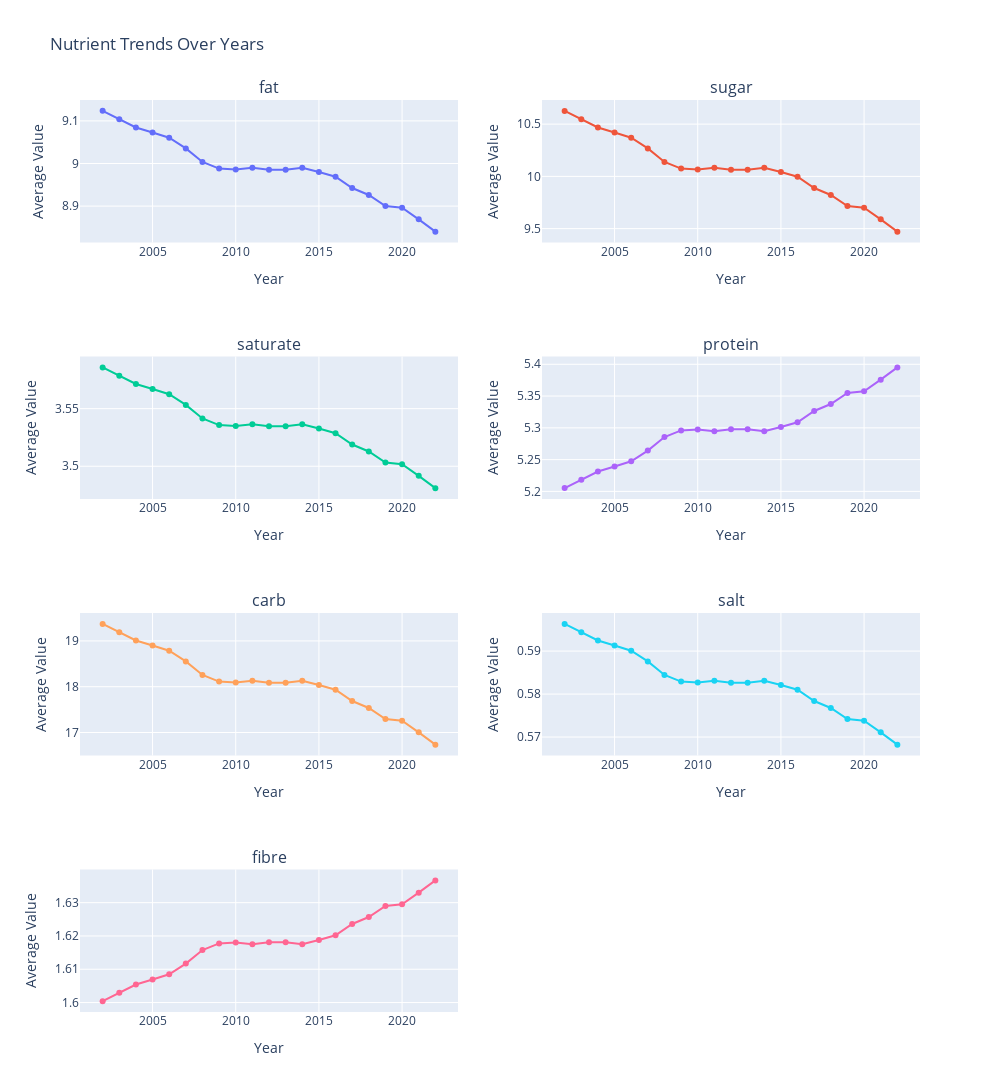

This figure's notebook cell:
### Code cell
from plotly.subplots import make_subplots
import plotly.graph_objects as go
import math

cols = 2
rows = math.ceil(len(mean_nutrients_df.index) / cols)
fig = make_subplots(rows=rows, cols=cols, subplot_titles=mean_nutrients_df.index)
for i, nutrient in enumerate(mean_nutrients_df.index, start=1):
    row = ((i - 1) // cols) + 1
    col = ((i - 1) % cols) + 1
    
    fig.add_trace(
        go.Scatter(x=mean_nutrients_df.columns, y=mean_nutrients_df.loc[nutrient], mode='lines+markers', name=nutrient),
        row=row, col=col
    )

fig.update_layout(height=400*rows, width=1000, title_text="Nutrient Trends Over Years", showlegend=False)
fig.update_xaxes(title_text='Year')
fig.update_yaxes(title_text='Average Value')

fig.show()

### Figure 1 — Plotly figure (JSON) as saved in the notebook; plotly's stock layout.template omitted (floating-point values rounded to 4 significant figures)
{"data": [{"mode": "lines+markers", "name": "fat", "type": "scatter", "x": [2002, 2003, 2004, 2005, 2006, 2007, 2008, 2009, 2010, 2011, 2012, 2013, 2014, 2015, 2016, 2017, 2018, 2019, 2020, 2021, 2022], "xaxis": "x", "y": [9.123, 9.104, 9.084, 9.073, 9.06, 9.035, 9.004, 8.988, 8.986, 8.99, 8.985, 8.985, 8.99, 8.98, 8.969, 8.943, 8.926, 8.9, 8.896, 8.869, 8.84], "yaxis": "y"}, {"mode": "lines+markers", "name": "sugar", "type": "scatter", "x": [2002, 2003, 2004, 2005, 2006, 2007, 2008, 2009, 2010, 2011, 2012, 2013, 2014, 2015, 2016, 2017, 2018, 2019, 2020, 2021, 2022], "xaxis": "x2", "y": [10.63, 10.55, 10.47, 10.42, 10.37, 10.27, 10.14, 10.08, 10.07, 10.08, 10.06, 10.06, 10.08, 10.04, 9.997, 9.889, 9.822, 9.717, 9.701, 9.589, 9.471], "yaxis": "y2"}, {"mode": "lines+markers", "name": "saturate", "type": "scatter", "x": [2002, 2003, 2004, 2005, 2006, 2007, 2008, 2009, 2010, 2011, 2012, 2013, 2014, 2015, 2016, 2017, 2018, 2019, 2020, 2021, 2022], "xaxis": "x3", "y": [3.586, 3.579, 3.571, 3.567, 3.563, 3.553, 3.541, 3.536, 3.535, 3.537, 3.535, 3.535, 3.536, 3.533, 3.529, 3.519, 3.513, 3.503, 3.502, 3.492, 3.481], "yaxis": "y3"}, {"mode": "lines+markers", "name": "protein", "type": "scatter", "x": [2002, 2003, 2004, 2005, 2006, 2007, 2008, 2009, 2010, 2011, 2012, 2013, 2014, 2015, 2016, 2017, 2018, 2019, 2020, 2021, 2022], "xaxis": "x4", "y": [5.205, 5.218, 5.231, 5.239, 5.247, 5.264, 5.286, 5.296, 5.297, 5.295, 5.298, 5.298, 5.295, 5.301, 5.309, 5.326, 5.338, 5.355, 5.357, 5.376, 5.395], "yaxis": "y4"}, {"mode": "lines+markers", "name": "carb", "type": "scatter", "x": [2002, 2003, 2004, 2005, 2006, 2007, 2008, 2009, 2010, 2011, 2012, 2013, 2014, 2015, 2016, 2017, 2018, 2019, 2020, 2021, 2022], "xaxis": "x5", "y": [19.37, 19.19, 19.01, 18.9, 18.79, 18.55, 18.26, 18.11, 18.09, 18.13, 18.09, 18.09, 18.13, 18.04, 17.93, 17.69, 17.54, 17.3, 17.26, 17.0, 16.74], "yaxis": "y5"}, {"mode": "lines+markers", "name": "salt", "type": "scatter", "x": [2002, 2003, 2004, 2005, 2006, 2007, 2008, 2009, 2010, 2011, 2012, 2013, 2014, 2015, 2016, 2017, 2018, 2019, 2020, 2021, 2022], "xaxis": "x6", "y": [0.5963, 0.5944, 0.5925, 0.5913, 0.5901, 0.5876, 0.5844, 0.5829, 0.5827, 0.5831, 0.5826, 0.5826, 0.5831, 0.5821, 0.581, 0.5784, 0.5768, 0.5742, 0.5738, 0.5711, 0.5682], "yaxis": "y6"}, {"mode": "lines+markers", "name": "fibre", "type": "scatter", "x": [2002, 2003, 2004, 2005, 2006, 2007, 2008, 2009, 2010, 2011, 2012, 2013, 2014, 2015, 2016, 2017, 2018, 2019, 2020, 2021, 2022], "xaxis": "x7", "y": [1.6, 1.603, 1.605, 1.607, 1.608, 1.612, 1.616, 1.618, 1.618, 1.617, 1.618, 1.618, 1.617, 1.619, 1.62, 1.624, 1.626, 1.629, 1.629, 1.633, 1.637], "yaxis": "y7"}], "layout": {"annotations": [{"font": {"size": 16}, "showarrow": false, "text": "fat", "x": 0.225, "xanchor": "center", "xref": "paper", "y": 1, "yanchor": "bottom", "yref": "paper"}, {"font": {"size": 16}, "showarrow": false, "text": "sugar", "x": 0.775, "xanchor": "center", "xref": "paper", "y": 1, "yanchor": "bottom", "yref": "paper"}, {"font": {"size": 16}, "showarrow": false, "text": "saturate", "x": 0.225, "xanchor": "center", "xref": "paper", "y": 0.7188, "yanchor": "bottom", "yref": "paper"}, {"font": {"size": 16}, "showarrow": false, "text": "protein", "x": 0.775, "xanchor": "center", "xref": "paper", "y": 0.7188, "yanchor": "bottom", "yref": "paper"}, {"font": {"size": 16}, "showarrow": false, "text": "carb", "x": 0.225, "xanchor": "center", "xref": "paper", "y": 0.4375, "yanchor": "bottom", "yref": "paper"}, {"font": {"size": 16}, "showarrow": false, "text": "salt", "x": 0.775, "xanchor": "center", "xref": "paper", "y": 0.4375, "yanchor": "bottom", "yref": "paper"}, {"font": {"size": 16}, "showarrow": false, "text": "fibre", "x": 0.225, "xanchor": "center", "xref": "paper", "y": 0.1562, "yanchor": "bottom", "yref": "paper"}], "height": 1600, "showlegend": false, "title": {"text": "Nutrient Trends Over Years"}, "width": 1000, "xaxis": {"anchor": "y", "domain": [0, 0.45], "title": {"text": "Year"}}, "xaxis2": {"anchor": "y2", "domain": [0.55, 1], "title": {"text": "Year"}}, "xaxis3": {"anchor": "y3", "domain": [0, 0.45], "title": {"text": "Year"}}, "xaxis4": {"anchor": "y4", "domain": [0.55, 1], "title": {"text": "Year"}}, "xaxis5": {"anchor": "y5", "domain": [0, 0.45], "title": {"text": "Year"}}, "xaxis6": {"anchor": "y6", "domain": [0.55, 1], "title": {"text": "Year"}}, "xaxis7": {"anchor": "y7", "domain": [0, 0.45], "title": {"text": "Year"}}, "xaxis8": {"anchor": "y8", "domain": [0.55, 1], "title": {"text": "Year"}}, "yaxis": {"anchor": "x", "domain": [0.8438, 1], "title": {"text": "Average Value"}}, "yaxis2": {"anchor": "x2", "domain": [0.8438, 1], "title": {"text": "Average Value"}}, "yaxis3": {"anchor": "x3", "domain": [0.5625, 0.7188], "title": {"text": "Average Value"}}, "yaxis4": {"anchor": "x4", "domain": [0.5625, 0.7188], "title": {"text": "Average Value"}}, "yaxis5": {"anchor": "x5", "domain": [0.2812, 0.4375], "title": {"text": "Average Value"}}, "yaxis6": {"anchor": "x6", "domain": [0.2812, 0.4375], "title": {"text": "Average Value"}}, "yaxis7": {"anchor": "x7", "domain": [0, 0.1562], "title": {"text": "Average Value"}}, "yaxis8": {"anchor": "x8", "domain": [0, 0.1562], "title": {"text": "Average Value"}}}}
